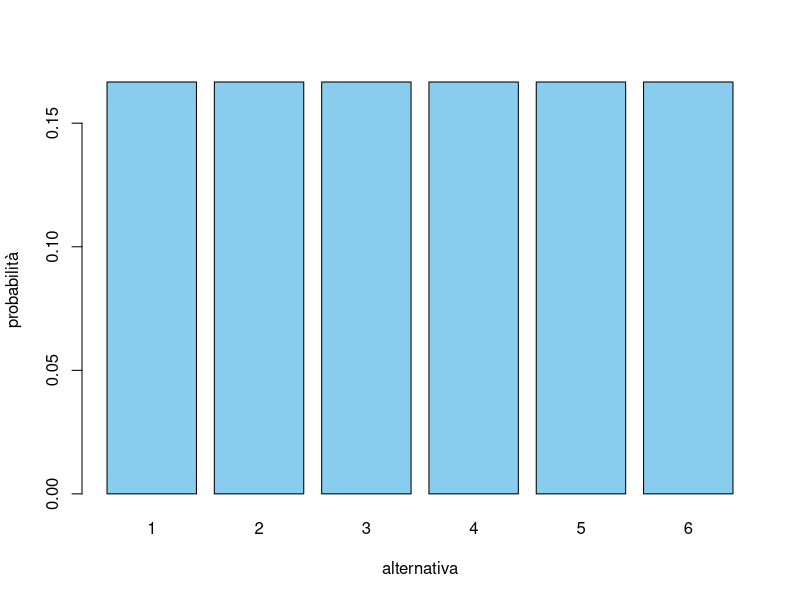
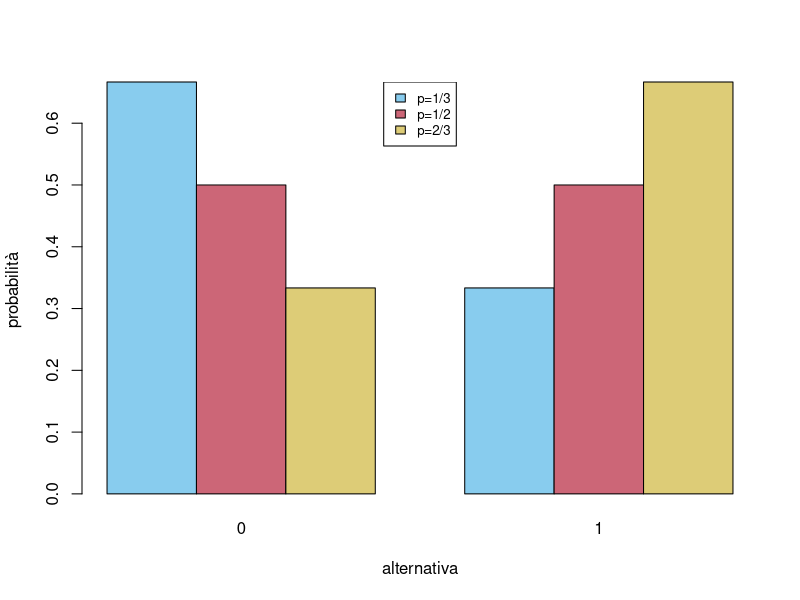
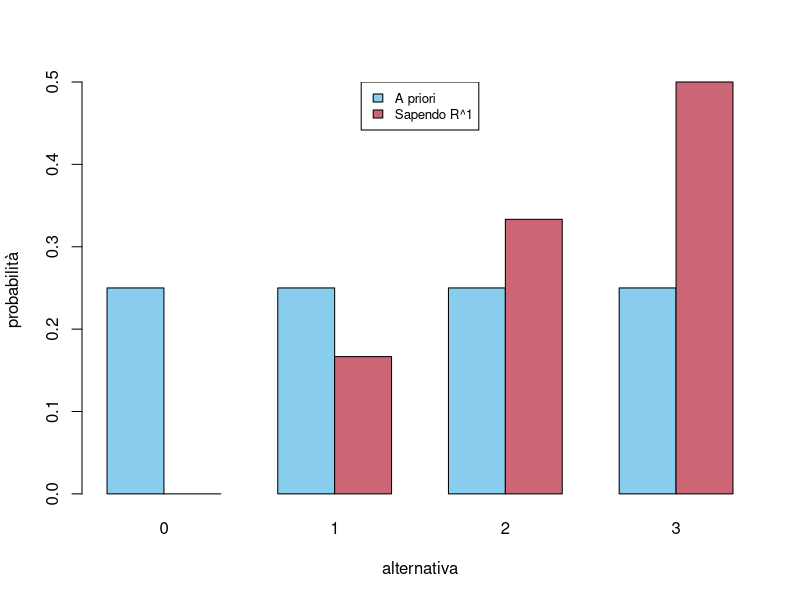
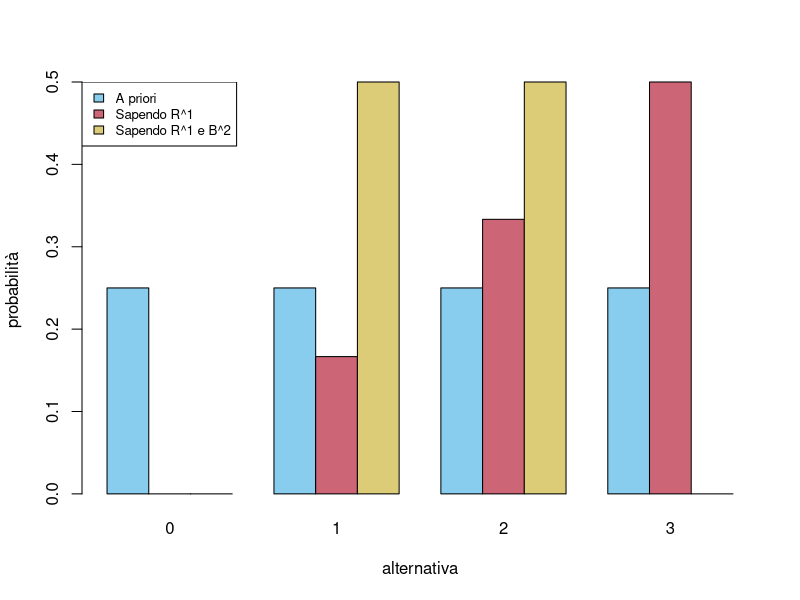
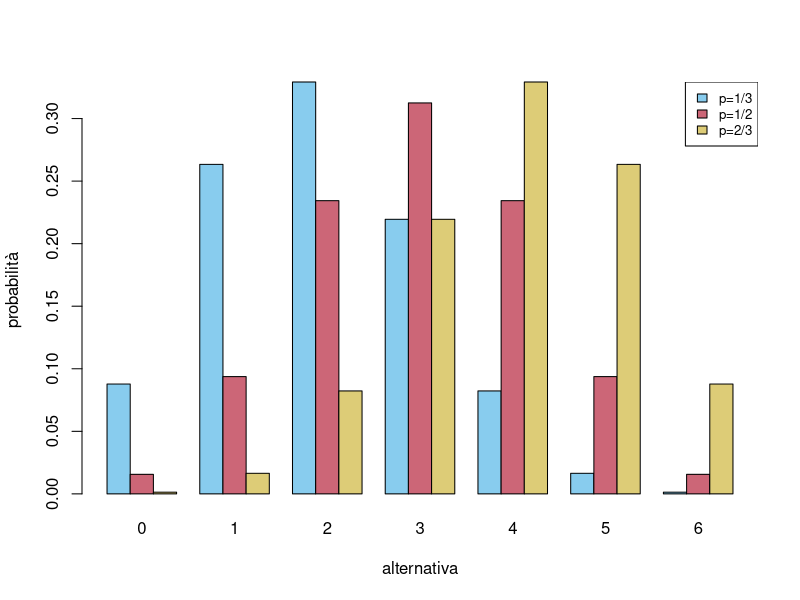

Generate these figures, in order, with R:
## ---- chunk 1

miei_colori  = c("#88CCEE", "#CC6677", "#DDCC77", "#117733", "#332288", "#AA4499", "#888888")

#Parametri globali
knitr::opts_chunk$set(dev = if (knitr::is_latex_output()) 'cairo_pdf' else 'svg', fig.width = 5, fig.align = 'center', tidy=FALSE)
if (knitr::is_latex_output()) options(width = 60)
## ---- chunk 2

# Costruiamo un vettore costante con la funzione rep() e poi dividiamo opportunamente perché la somma sia uno, usando la funzione sum(). Il passaggio in questo caso  è banale ma sarà utile in altre occasioni.

n <- 6
dens_uniforme <- rep(1,n)
dens_uniforme <- dens_uniforme/sum(dens_uniforme)

# Introduciamo dei parametri per il plot, come le etichette  da inserire sotto le barre e il colore (grigio)

alternative = as.character(1:6)

# Usiamo il comando barplot() per produrre il grafico

barplot( dens_uniforme, col=miei_colori[1], names.arg=alternative, ylab="probabilità", xlab="alternativa")

## ---- chunk 3

# Ricordiamo che che il parametro p indica la probabilità dell'alternativa 1 (l'altra invece indicata con 0)

dens_bernoulli_1_3 <- c(2/3, 1/3)
dens_bernoulli_1_2 <- c(1/2, 1/2)
dens_bernoulli_2_3 <- c(1/3, 2/3)

# per fare un singolo grafico costruiamo una matrice a partire dalle densità (ciascuna densità è una riga)

dens_bernoulli_matrice <- matrix( c(dens_bernoulli_1_3, dens_bernoulli_1_2, dens_bernoulli_2_3), nrow=3, byrow=TRUE)

# Plottiamo il diagramma a barre

alternative = c("0", "1")
colori = miei_colori[1:3]

barplot( dens_bernoulli_matrice, beside=TRUE, col=colori, names.arg=alternative, ylab="probabilità", xlab="alternativa")

# Aggiungiamo una legenda

legend('top', fill=colori, legend=c("p=1/3", "p=1/2", "p=2/3"), cex=0.8)

## ---- chunk 4
# Calcoliamo vettori delle densità a priori e dopo aver osservato R^1

(dens_apriori <-rep(1/4, 4))
dens_R1 <- 0:3
(dens_R1 <- dens_R1/sum(dens_R1))

# Per il grafico a barre vanno inseriti in una matrice

dens_matrice <- matrix( c(dens_apriori, dens_R1), nrow=2, byrow=TRUE)

# Alcuni parametri per il grafico e il comando barplot()

alternative <- as.character(0:3)
colori <- miei_colori[1:2]

barplot(dens_matrice, beside = TRUE, col=colori, names.arg = alternative, ylab="probabilità", xlab="alternativa")

# Aggiungiamo infine una legenda

legend('top',fill=colori,legend=c('A priori','Sapendo R^1'), cex = 0.8)

## ---- chunk 5
# La "nuova" densità a priori è quella ottenuta prima, avendo osservato R^1, perciò basta definire la densità avendo osservato anche B^2

dens_B2_R1 <- dens_R1 * 3:0
(dens_B2_R1 <- dens_B2_R1/sum(dens_B2_R1))

# Per il grafico a barre le inseriamo tutte in una matrice

dens_matrice <- matrix( c(dens_apriori, dens_R1, dens_B2_R1), nrow=3, byrow=TRUE)

# Alcuni parametri per il grafico e il comando barplot()
 
alternative <- as.character(0:3)
colori <- miei_colori[1:3]
barplot(dens_matrice, beside = TRUE, col=colori, names.arg = alternative, ylab="probabilità", xlab="alternativa")

# Legenda

legend('topleft',fill=colori,legend=c("A priori","Sapendo R^1", "Sapendo R^1 e B^2"), cex = 0.8)

## ---- chunk 6

# Usiamo la funzione dbinom() per ottenere direttamente la densità binomiale con i parametri cercati

n <- 6
r <- 0:6
dens_1_3 <- dbinom(r, n, 1/3)
dens_1_2 <- dbinom(r, n, 1/2)
dens_2_3 <- dbinom(r, n, 2/3)

dens_matrice <- matrix( c(dens_1_3, dens_1_2, dens_2_3), nrow =3, byrow=TRUE)

# Grafico a barre e legenda

alternative <- as.character(r)
colori <- miei_colori[1:3]
barplot( dens_matrice, beside=TRUE, col=colori, names.arg=alternative, ylab="probabilità", xlab="alternativa")

legend('topright', fill=colori, legend=c("p=1/3", "p=1/2", "p=2/3"), cex=0.8)
